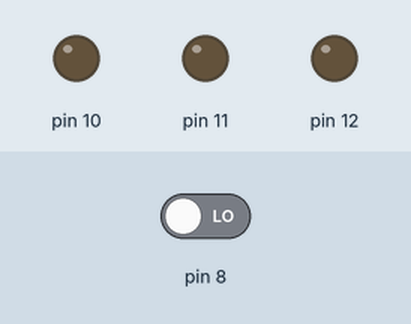
A sketch run on a simulated Arduino Uno, built with avr-gcc and run on an emulated ATmega328P. Parts: output pins drawn as LEDs (lit = HIGH). The test bench sets the inputs (shaded band); at power-on: pin 8 LOW.

Above: at 1.2 s.
1.3 s: pin 8 driven HIGH
At 1.6 s:
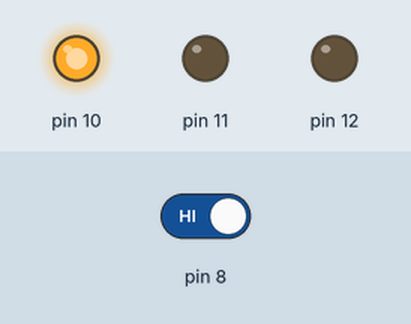
2.8 s: pin 8 driven LOW
At 3.9 s:
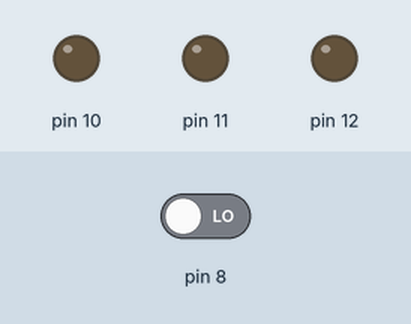
Timing chart, 0 to 5.8 s (numbered marks = the images above; inputs shaded):
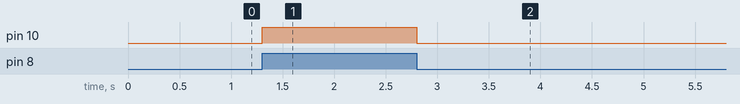

The sketch:

prog01.ino
```cpp
void setup()
{
  pinMode(12, OUTPUT);
  pinMode(11, OUTPUT);
  pinMode(10, OUTPUT);
  pinMode(9, INPUT);
  pinMode(8, INPUT);
}

void loop()
{
  if (digitalRead(8) == HIGH)
    digitalWrite(10, HIGH);
   else
    digitalWrite(10, LOW);
}
```

Measured:
- after the input at 1.3 s, pin 10: LOW → HIGH at once
- after the input at 2.8 s, pin 10: HIGH → LOW at once
